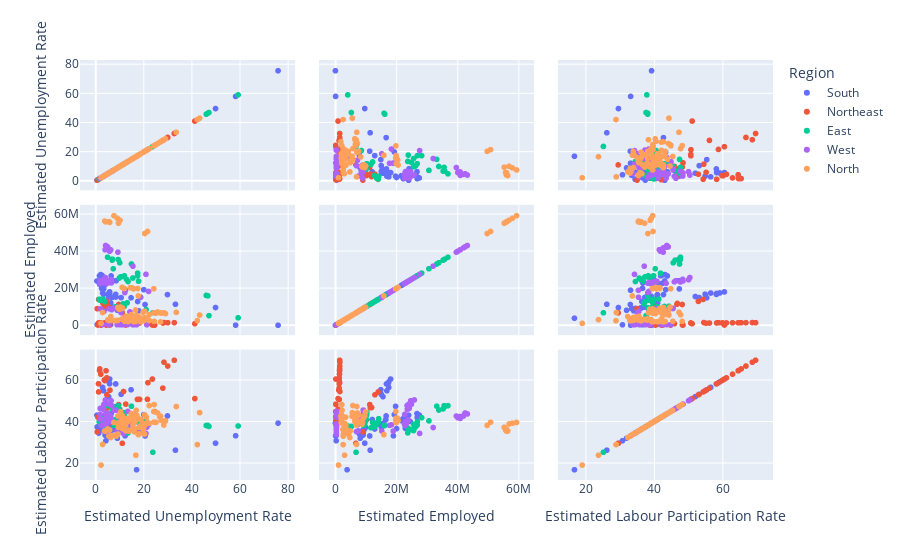

Notebook cell for this chart:
### Code cell
fig = px.scatter_matrix(data,template='plotly',
    dimensions=['Estimated Unemployment Rate','Estimated Employed',
                'Estimated Labour Participation Rate'],
    color='Region')
fig.show()
